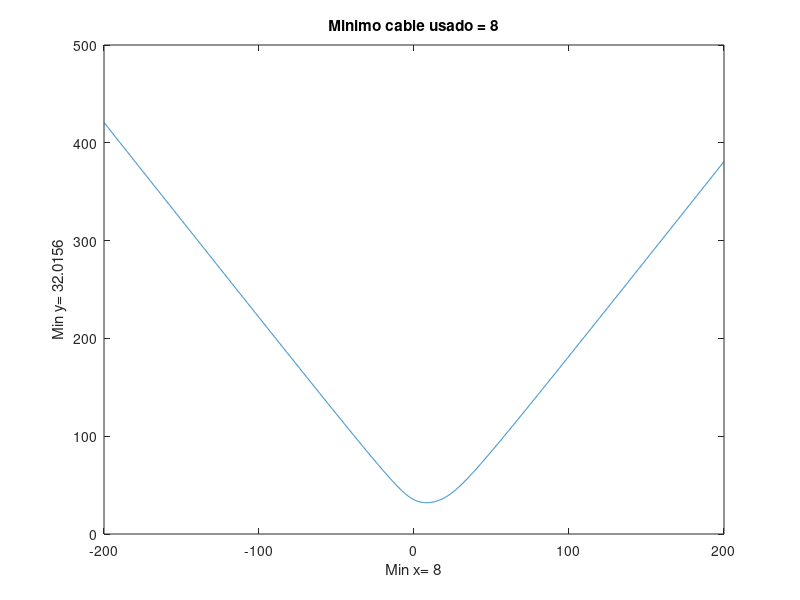

This figure's MATLAB source:
% Title        :Funcion minimo de cable usado
% Description  :Script para graficar el minimo de cable usado
% Author       :Bryan Alejandro Martinez López, Oscar Eduardo Mendoza Alcantara, Gabriel Hernandez Cuadra 
% Date         :20211014
% Version      :1
% Usage        :octave> /path/
%              :octave>>ScriptPostes
%              :Requiere aplicacion octave para usar su linea de comandos 

% limpiar variable 
 clear 

% Minimo de cable
% Rango de -20.. 20 en i=1
 x= -200:0.1:200;

% Valor de la funcion 
 Lx= @(x) sqrt(10^2 + x.^2) + sqrt(15^2 + (20 - x).^2);

% Funcion a plotear  
 y= sqrt(10^2 + x.^2) + sqrt(15^2 + (20 - x).^2);

% Funcion para determinar valor minimo
 rest= fminbnd(Lx,-20,20);

% Dibujar h,y 
 plot (x,y);

% Titulo 
 title(['Minimo cable usado = ' num2str(rest)]);

% Etiqueta para x
 xlabel(['Min x= ' num2str(rest)]);

% Etiqueta para y 
 ylabel(['Min y= ' num2str( Lx(rest) )]); 

